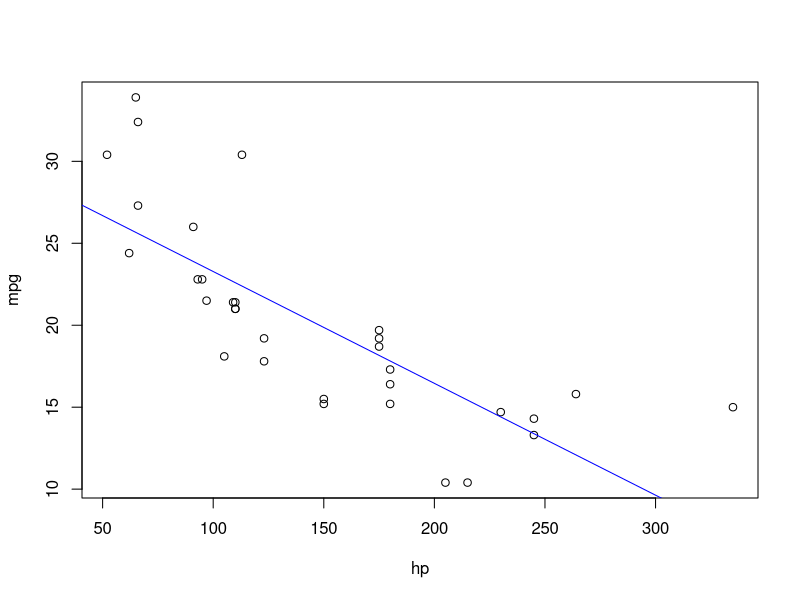

R code for this plot: (Note: this script raises an error after producing the figure.)
# mtcars dataset으로 단순/다중회귀 경험하기
head(mtcars)
dim(mtcars)
str(mtcars)

# 연습1 - 단순 선형회귀
# 임의의 마력수를 입력하여 연비를 예측하고 싶은 경우
# hp:독립변수, mpg:종속변수
cor(mtcars$hp, mtcars$mpg)  # -0.7761684 반비례 관계
plot(mpg ~ hp, data=mtcars, xlab='hp', ylab='mpg')

# 인과관계가 있다고 판단함, 회귀분석 시행
model1 <- lm(formula = mpg ~ hp, data = mtcars)
model1
# y= -0.06823 * new_hp+30.09886:수식완성

summary(model1)
# p-value: 1.788e-07 <0.05 유효한 모델
# R-squared:  0.6024

abline(model1, col='blue')

# 회귀모델 충족조건은 생략
fitted(model1)
# 예측 : 수식 사용
new_hp =110
cat("예측값: ", -0.06823 * new_hp+30.09886)

new_hp =160
cat("예측값: ", -0.06823 * new_hp+30.09886)

new_hp =70
cat("예측값: ", -0.06823 * new_hp+30.09886)

# 예측 함수 predict 사용
mynew <- mtcars[c(1,2), ] # 기존자료를 불러 데이터 수정
mynew <- edit(mynew)
mynew

pred <- predict(model1, newdata = mynew)
cat('예측값 :', pred)

# 연습2- 다중 선형회귀
# 임의의 마력수와 차체무게를 입력하여 연비를 예측하고 싶은 경우
# hp, wt:독립변수, mpg:종속변수
cor(mtcars$hp, mtcars$mpg) # -0.7761684
cor(mtcars$wt, mtcars$mpg) # -0.8676593

plot(mpg ~ hp, data=mtcars, xlab='wt', ylab='mpg')

model2 <- lm(formula = mpg ~ hp + wt, data =mtcars)
model2 # 수식 : y=-0.03177*new_hp+ -3.87783 * new_wt + 37.22727
 
summary(model2)
# p-value: 9.109e-12 < 0.05 유효한 모델, Adjusted R-squared:  0.8148
# 회귀모델 충족조건
# 다중 공선성
library(car)
vif(model2)  # 10을 넘으면 의심

# 정규성
shapiro.test(model2$residuals)    # p-value = 0.03427 < 0.05 정규성 x

# 독립성
durbinWatsonTest(model2)   # D-W Statistic(0~4) : 1.362399  2에 가까울수로 독립성 만족

# 선형성
boxTidwell(mpg~hp+wt, data = mtcars)  # hp의 p-value : 0.017592, wt의 p-value:0.006473 만족x

# 등분산성
ncvTest(model2)   # p=0.40238 > 0.05 만족

# 예측:수식 사용
new_hp =110; new_wt = 2.5
cat("예측값: ", -0.03177 * new_hp+ -3.87783*new_wt + 37.22727)

# 예측:수식 사용
new_hp =150; new_wt = 5.5
cat("예측값: ", -0.03177 * new_hp+ -3.87783*new_wt + 37.22727)

# 예측:수식 사용
new_hp =70; new_wt = 1.5
cat("예측값: ", -0.03177 * new_hp+ -3.87783*new_wt + 37.22727)

# 예측값/실제값 비교
pred2 <- predict(model2)
cat("예측값: ", round(pred2[1:10],1))
cat("실제값: ", mtcars$mpg[1:10])

# 예측 : predict 함수
new_data <- data.frame(hp=110, wt=2.5)
predict(model2, newdata = new_data)

new_data <- data.frame(hp=70, wt=1.5)
predict(model2, newdata = new_data)

install.packages("MASS")
library(MASS)
str(birthwt)
model <- lm(bwt ~ age + lwt + smoke, data = birthwt)
summary(model)
predict(model, data.frame("age"=c(30,35), "lwt"=c(110, 120), "smoke"=c(0,1)))
model


